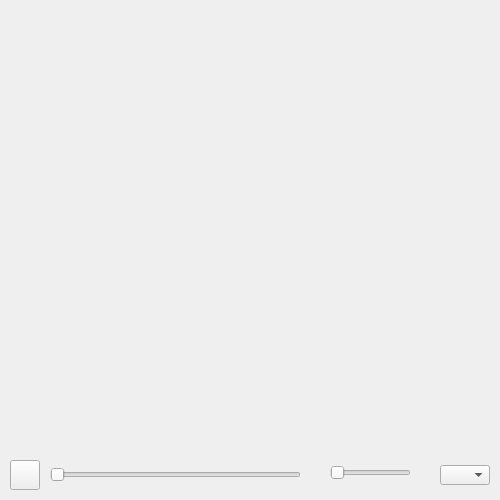
<?xml version="1.0" encoding="UTF-8"?>
<ui version="4.0">
 <class>widget_main</class>
 <widget class="QWidget" name="widget_main">
  <property name="geometry">
   <rect>
    <x>0</x>
    <y>0</y>
    <width>500</width>
    <height>500</height>
   </rect>
  </property>
  <property name="sizePolicy">
   <sizepolicy hsizetype="Expanding" vsizetype="Expanding">
    <horstretch>0</horstretch>
    <verstretch>0</verstretch>
   </sizepolicy>
  </property>
  <property name="windowTitle">
   <string>Player</string>
  </property>
  <widget class="QFrame" name="frame_video">
   <property name="enabled">
    <bool>true</bool>
   </property>
   <property name="geometry">
    <rect>
     <x>0</x>
     <y>0</y>
     <width>500</width>
     <height>450</height>
    </rect>
   </property>
   <property name="sizePolicy">
    <sizepolicy hsizetype="Expanding" vsizetype="Expanding">
     <horstretch>0</horstretch>
     <verstretch>0</verstretch>
    </sizepolicy>
   </property>
   <property name="autoFillBackground">
    <bool>true</bool>
   </property>
   <property name="frameShape">
    <enum>QFrame::NoFrame</enum>
   </property>
   <property name="frameShadow">
    <enum>QFrame::Raised</enum>
   </property>
   <property name="lineWidth">
    <number>0</number>
   </property>
  </widget>
  <widget class="QPushButton" name="button_play">
   <property name="geometry">
    <rect>
     <x>10</x>
     <y>460</y>
     <width>30</width>
     <height>30</height>
    </rect>
   </property>
   <property name="sizePolicy">
    <sizepolicy hsizetype="Fixed" vsizetype="Fixed">
     <horstretch>0</horstretch>
     <verstretch>0</verstretch>
    </sizepolicy>
   </property>
   <property name="minimumSize">
    <size>
     <width>30</width>
     <height>30</height>
    </size>
   </property>
   <property name="maximumSize">
    <size>
     <width>30</width>
     <height>30</height>
    </size>
   </property>
   <property name="text">
    <string/>
   </property>
   <property name="iconSize">
    <size>
     <width>20</width>
     <height>20</height>
    </size>
   </property>
  </widget>
  <widget class="QSlider" name="slider_timeline">
   <property name="geometry">
    <rect>
     <x>50</x>
     <y>467</y>
     <width>251</width>
     <height>16</height>
    </rect>
   </property>
   <property name="minimumSize">
    <size>
     <width>251</width>
     <height>16</height>
    </size>
   </property>
   <property name="maximumSize">
    <size>
     <width>16777215</width>
     <height>16</height>
    </size>
   </property>
   <property name="maximum">
    <number>100</number>
   </property>
   <property name="orientation">
    <enum>Qt::Horizontal</enum>
   </property>
  </widget>
  <widget class="QLabel" name="label_volume">
   <property name="geometry">
    <rect>
     <x>310</x>
     <y>465</y>
     <width>20</width>
     <height>20</height>
    </rect>
   </property>
   <property name="minimumSize">
    <size>
     <width>20</width>
     <height>20</height>
    </size>
   </property>
   <property name="maximumSize">
    <size>
     <width>20</width>
     <height>20</height>
    </size>
   </property>
   <property name="text">
    <string/>
   </property>
   <property name="pixmap">
    <pixmap resource="resources.qrc">:/speaker16</pixmap>
   </property>
  </widget>
  <widget class="QSlider" name="slider_volume">
   <property name="geometry">
    <rect>
     <x>330</x>
     <y>465</y>
     <width>81</width>
     <height>16</height>
    </rect>
   </property>
   <property name="minimumSize">
    <size>
     <width>81</width>
     <height>16</height>
    </size>
   </property>
   <property name="maximumSize">
    <size>
     <width>16777215</width>
     <height>16</height>
    </size>
   </property>
   <property name="maximum">
    <number>100</number>
   </property>
   <property name="orientation">
    <enum>Qt::Horizontal</enum>
   </property>
  </widget>
  <widget class="QComboBox" name="combobox_rate">
   <property name="geometry">
    <rect>
     <x>440</x>
     <y>465</y>
     <width>50</width>
     <height>20</height>
    </rect>
   </property>
   <property name="sizePolicy">
    <sizepolicy hsizetype="Fixed" vsizetype="Fixed">
     <horstretch>0</horstretch>
     <verstretch>0</verstretch>
    </sizepolicy>
   </property>
   <property name="minimumSize">
    <size>
     <width>50</width>
     <height>20</height>
    </size>
   </property>
   <property name="maximumSize">
    <size>
     <width>50</width>
     <height>20</height>
    </size>
   </property>
   <property name="editable">
    <bool>false</bool>
   </property>
   <property name="currentText">
    <string/>
   </property>
   <property name="maxVisibleItems">
    <number>3</number>
   </property>
   <property name="maxCount">
    <number>3</number>
   </property>
  </widget>
  <widget class="QLabel" name="label_rate">
   <property name="geometry">
    <rect>
     <x>420</x>
     <y>465</y>
     <width>20</width>
     <height>20</height>
    </rect>
   </property>
   <property name="sizePolicy">
    <sizepolicy hsizetype="Fixed" vsizetype="Fixed">
     <horstretch>0</horstretch>
     <verstretch>0</verstretch>
    </sizepolicy>
   </property>
   <property name="minimumSize">
    <size>
     <width>20</width>
     <height>20</height>
    </size>
   </property>
   <property name="maximumSize">
    <size>
     <width>20</width>
     <height>20</height>
    </size>
   </property>
   <property name="text">
    <string/>
   </property>
   <property name="pixmap">
    <pixmap resource="resources.qrc">:/speed16</pixmap>
   </property>
   <property name="scaledContents">
    <bool>false</bool>
   </property>
  </widget>
 </widget>
 <resources>
  <include location="resources.qrc"/>
 </resources>
 <connections/>
</ui>
